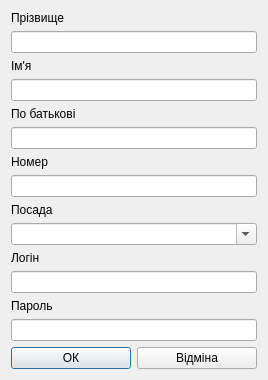
<?xml version="1.0" encoding="UTF-8"?>
<ui version="4.0">
 <class>AddWorkerDialog</class>
 <widget class="QDialog" name="AddWorkerDialog">
  <property name="geometry">
   <rect>
    <x>0</x>
    <y>0</y>
    <width>266</width>
    <height>370</height>
   </rect>
  </property>
  <property name="windowTitle">
   <string>Додавання працівника</string>
  </property>
  <property name="windowIcon">
   <iconset resource="icons.qrc">
    <normaloff>:/icons/icons/add.ico</normaloff>:/icons/icons/add.ico</iconset>
  </property>
  <layout class="QGridLayout" name="gridLayout">
   <item row="0" column="0">
    <widget class="QLabel" name="surnamelabel">
     <property name="text">
      <string>Прізвище</string>
     </property>
    </widget>
   </item>
   <item row="1" column="0">
    <widget class="QLineEdit" name="surnameEdit"/>
   </item>
   <item row="2" column="0">
    <widget class="QLabel" name="nameLabel">
     <property name="text">
      <string>Ім'я</string>
     </property>
    </widget>
   </item>
   <item row="3" column="0">
    <widget class="QLineEdit" name="nameEdit"/>
   </item>
   <item row="4" column="0">
    <widget class="QLabel" name="patronymicLabel">
     <property name="text">
      <string>По батькові</string>
     </property>
    </widget>
   </item>
   <item row="5" column="0">
    <widget class="QLineEdit" name="patronymicEdit"/>
   </item>
   <item row="6" column="0">
    <widget class="QLabel" name="phoneLabel">
     <property name="text">
      <string>Номер</string>
     </property>
    </widget>
   </item>
   <item row="7" column="0">
    <widget class="QLineEdit" name="phoneEdit"/>
   </item>
   <item row="8" column="0">
    <widget class="QLabel" name="positionLabel">
     <property name="text">
      <string>Посада</string>
     </property>
    </widget>
   </item>
   <item row="9" column="0">
    <widget class="QComboBox" name="positionCombo">
     <property name="editable">
      <bool>true</bool>
     </property>
    </widget>
   </item>
   <item row="10" column="0">
    <widget class="QLabel" name="loginLabel">
     <property name="text">
      <string>Логін</string>
     </property>
    </widget>
   </item>
   <item row="11" column="0">
    <widget class="QLineEdit" name="loginEdit"/>
   </item>
   <item row="12" column="0">
    <widget class="QLabel" name="passwordLabel">
     <property name="text">
      <string>Пароль</string>
     </property>
    </widget>
   </item>
   <item row="13" column="0">
    <widget class="QLineEdit" name="passwordEdit">
     <property name="echoMode">
      <enum>QLineEdit::Password</enum>
     </property>
    </widget>
   </item>
   <item row="14" column="0">
    <layout class="QHBoxLayout" name="horizontalLayout">
     <item>
      <widget class="QPushButton" name="OKButton">
       <property name="minimumSize">
        <size>
         <width>120</width>
         <height>0</height>
        </size>
       </property>
       <property name="maximumSize">
        <size>
         <width>120</width>
         <height>16777215</height>
        </size>
       </property>
       <property name="text">
        <string>ОК</string>
       </property>
      </widget>
     </item>
     <item>
      <widget class="QPushButton" name="cancelButton">
       <property name="minimumSize">
        <size>
         <width>120</width>
         <height>0</height>
        </size>
       </property>
       <property name="maximumSize">
        <size>
         <width>120</width>
         <height>16777215</height>
        </size>
       </property>
       <property name="text">
        <string>Відміна</string>
       </property>
      </widget>
     </item>
    </layout>
   </item>
  </layout>
 </widget>
 <resources>
  <include location="icons.qrc"/>
 </resources>
 <connections/>
</ui>
